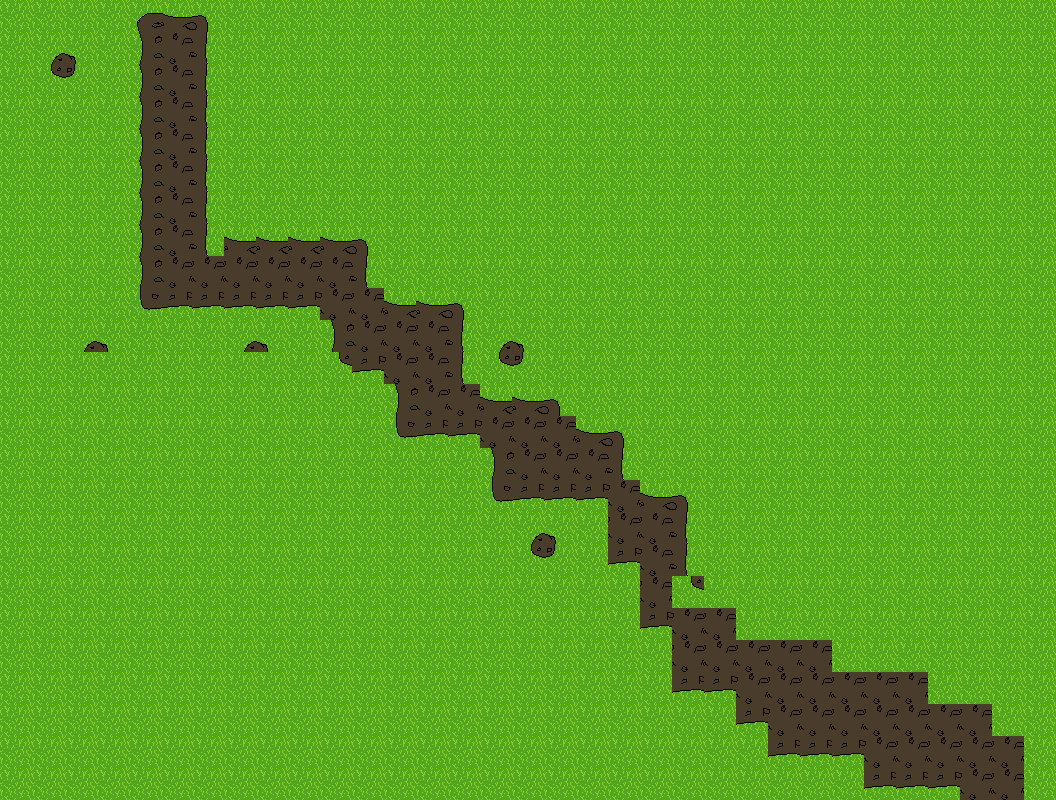

A 2D game scene composited from a Tiled map and its tileset images. What follows is a short description and the map's XML, with each tile layer's data collapsed to a summary:
An orthogonal 33x25 tile map with 32x32 px tiles, 1 tile layer (Calque de Tile 1).

<map version="1.0" tiledversion="1.0.3" orientation="orthogonal" renderorder="right-down" width="33" height="25" tilewidth="32" tileheight="32" nextobjectid="1">
 <tileset firstgid="1" name="terrain1" tilewidth="32" tileheight="32" margin="1" tilecount="49" columns="7">
  <image source="../sprites/tilesets/terrain1.png" width="256" height="256" />
  <tile id="11">
   <animation>
    <frame tileid="11" duration="100" />
    <frame tileid="4" duration="100" />
    <frame tileid="5" duration="100" />
    <frame tileid="12" duration="100" />
   </animation>
  </tile>
 </tileset>
 <layer name="Calque de Tile 1" width="33" height="25">
  <data>[825 cells, 825 non-empty, 13 distinct tile ids]</data>
 </layer>
</map>
